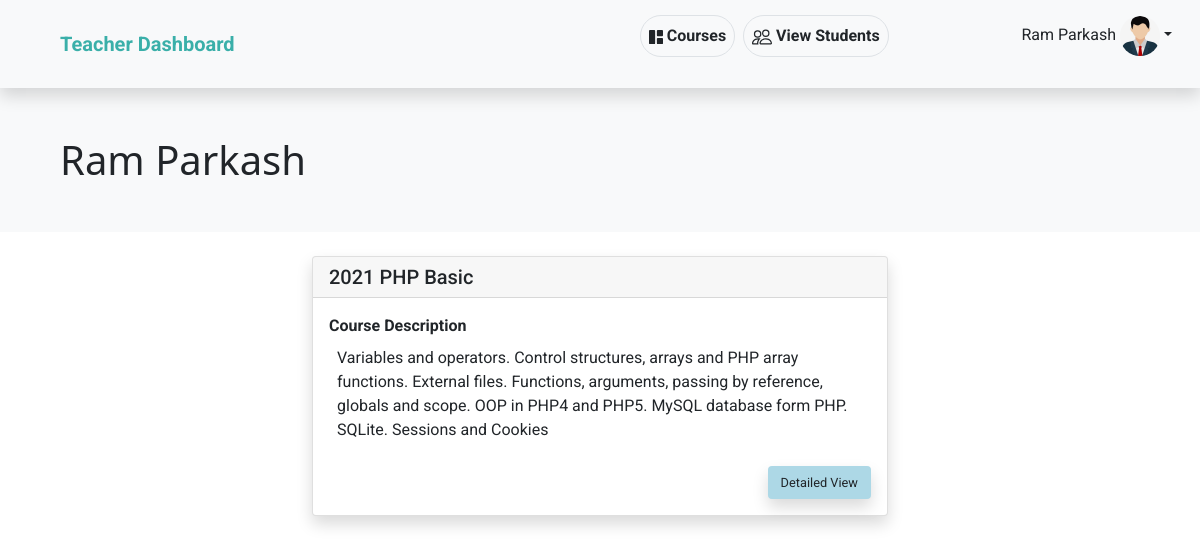
The app's page /teacher/index.php?first_name=Ram&last_name=Parkash&user_role_id=174&user_id=29 (signed in) with its own data.
### tables this page shows
CREATE TABLE `user_role` (
  `user_role_id` int(11) NOT NULL AUTO_INCREMENT,
  `user_id` int(11) DEFAULT NULL,
  `role_id` int(11) DEFAULT NULL,
  `status_id` int(11) DEFAULT NULL,
  `created_at` datetime DEFAULT NULL,
  `updated_at` datetime DEFAULT NULL,
  PRIMARY KEY (`user_role_id`),
  KEY `user_id` (`user_id`),
  KEY `role_id` (`role_id`),
  CONSTRAINT `user_role_ibfk_1` FOREIGN KEY (`user_id`) REFERENCES `users` (`user_id`) ON DELETE CASCADE ON UPDATE CASCADE,
  CONSTRAINT `user_role_ibfk_2` FOREIGN KEY (`role_id`) REFERENCES `roles` (`role_id`) ON DELETE CASCADE ON UPDATE CASCADE
);

CREATE TABLE `batches` (
  `batch_id` int(11) NOT NULL AUTO_INCREMENT,
  `status_id` int(11) DEFAULT NULL,
  `batch_title` varchar(100) DEFAULT NULL,
  `batch_description` text DEFAULT NULL,
  `batch_start_date` date DEFAULT NULL,
  `batch_end_date` date DEFAULT NULL,
  `created_at` datetime DEFAULT NULL,
  `updated_at` datetime DEFAULT NULL,
  PRIMARY KEY (`batch_id`)
);

CREATE TABLE `courses` (
  `course_id` int(11) NOT NULL AUTO_INCREMENT,
  `status_id` int(11) DEFAULT NULL,
  `course_title` varchar(100) DEFAULT NULL,
  `course_description` text DEFAULT NULL,
  `created_at` datetime DEFAULT NULL,
  `updated_at` datetime DEFAULT NULL,
  PRIMARY KEY (`course_id`),
  KEY `status_id` (`status_id`)
);

### teacher/index.php (the view)
<?php
require_once("require/header.php");
require_once("../require/database_connection.php");
?>
<?php
$query="SELECT * FROM users, user_role, roles
		WHERE users.`user_id` = user_role.`user_id`
		AND roles.`role_id` = user_role.`role_id`
		AND users.`user_id` =  '".$_SESSION['user_id']."'
		AND roles.`role_id` = 2 ";
$record = mysqli_query($connection, $query);
	while($row = mysqli_fetch_assoc($record)){
?>
<div class="row p-5 bg-light" style="background-color:">
	<div class="col-sm-12"><span class="display-6"><?php echo $_SESSION['first_name']."&nbsp;".$_SESSION['last_name']; ?></span></div>
</div>
<div class="row">
	<div class="col-sm-3"></div>
	<div class="col-sm-6 mt-4" style="font-family: 'Roboto', sans-serif; ">
		<?php
		$query="SELECT b.`batch_title`, c.course_title, u.first_name, c.`course_description`
				FROM user_role_batch_course_enrollment urbce
				INNER JOIN user_role ur ON ur.user_role_id = urbce.user_role_id
				AND ur.`user_role_id`= '".$_SESSION['user_role_id']."'
				INNER JOIN batch_course bc ON bc.batch_course_id = urbce.batch_course_id
				INNER JOIN users u ON u.user_id = ur.user_id
				INNER JOIN courses c ON c.course_id = bc.course_id
				INNER JOIN batches b ON b.batch_id = bc.batch_id ";
		$result = mysqli_query($connection, $query);
			while($fetch = mysqli_fetch_assoc($result)){
		?>
		<div class="card shadow mb-3">
		    <h5 class="card-header"><?php echo $fetch['batch_title']."&nbsp;".$fetch['course_title']; ?></h5>
		  <div class="card-body">
		    <span style="font-size:1em;" class="fw-bold">Course Description</span>
		    <p class="card-text p-2" style="font-size:1em;"><?php echo $fetch['course_description']; ?></p>
		    <a href="show_course_topics.php?batch_course_title=<?php echo $fetch['course_title'];?>" class="btn shadow float-end" style="font-size:0.8em; background-color: lightblue;">Detailed View</a>
		  </div>
		</div>
<?php
		}
	}
?>
	</div>
	<div class="col-sm-3"></div>
</div>
<?php require_once("require/footer.php"); ?>

### records on screen
batches: batch_title "2021", courses.course_title "PHP Basic", courses.course_description "Variables and operators. Control structures, arrays and PHP array functions. External files. Functions, arguments, passing by reference, globals and scope. OOP in PHP4 and PHP5. MySQL database form PHP. SQLite. Sessions and Cookies"

### other values on screen
$_SESSION['first_name'] "Ram"
$_SESSION['last_name'] "Parkash"
